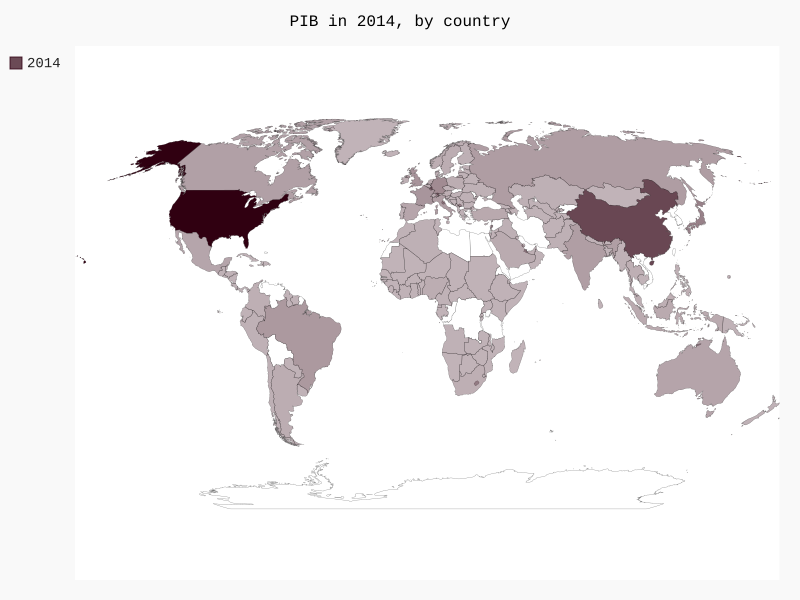

Python code for this plot:
import json
from pygal.maps.world import World, COUNTRIES
from pygal.style import RotateStyle, LightColorizedStyle


filename = 'gdp_json.json'


def get_country_code(country_name):
    for code, name in COUNTRIES.items():
        if name == country_name:
            return code
        
    return None


def store_pib_info(country_infos, countries_pib):
    if country_infos['Year'] == 2014:
        country_name = country_infos['Country Name']
        pib = country_infos['Value']
        country_code = get_country_code(country_name)
            
        if country_name:
            countries_pib[country_code] = pib


def get_countries_pib():
    with open(filename, 'r') as file:
        countries_infos = json.load(file)
          
    countries_pib = dict()   
     
    for country_infos in countries_infos:
       store_pib_info(country_infos, countries_pib)
       
    return countries_pib       
      
            
hex_color = '#300011'
wm_style = RotateStyle(hex_color)

wm = World(style=wm_style)
wm.title = 'PIB in 2014, by country'
wm.add('2014', get_countries_pib())
wm.render_to_file('pib.svg')
